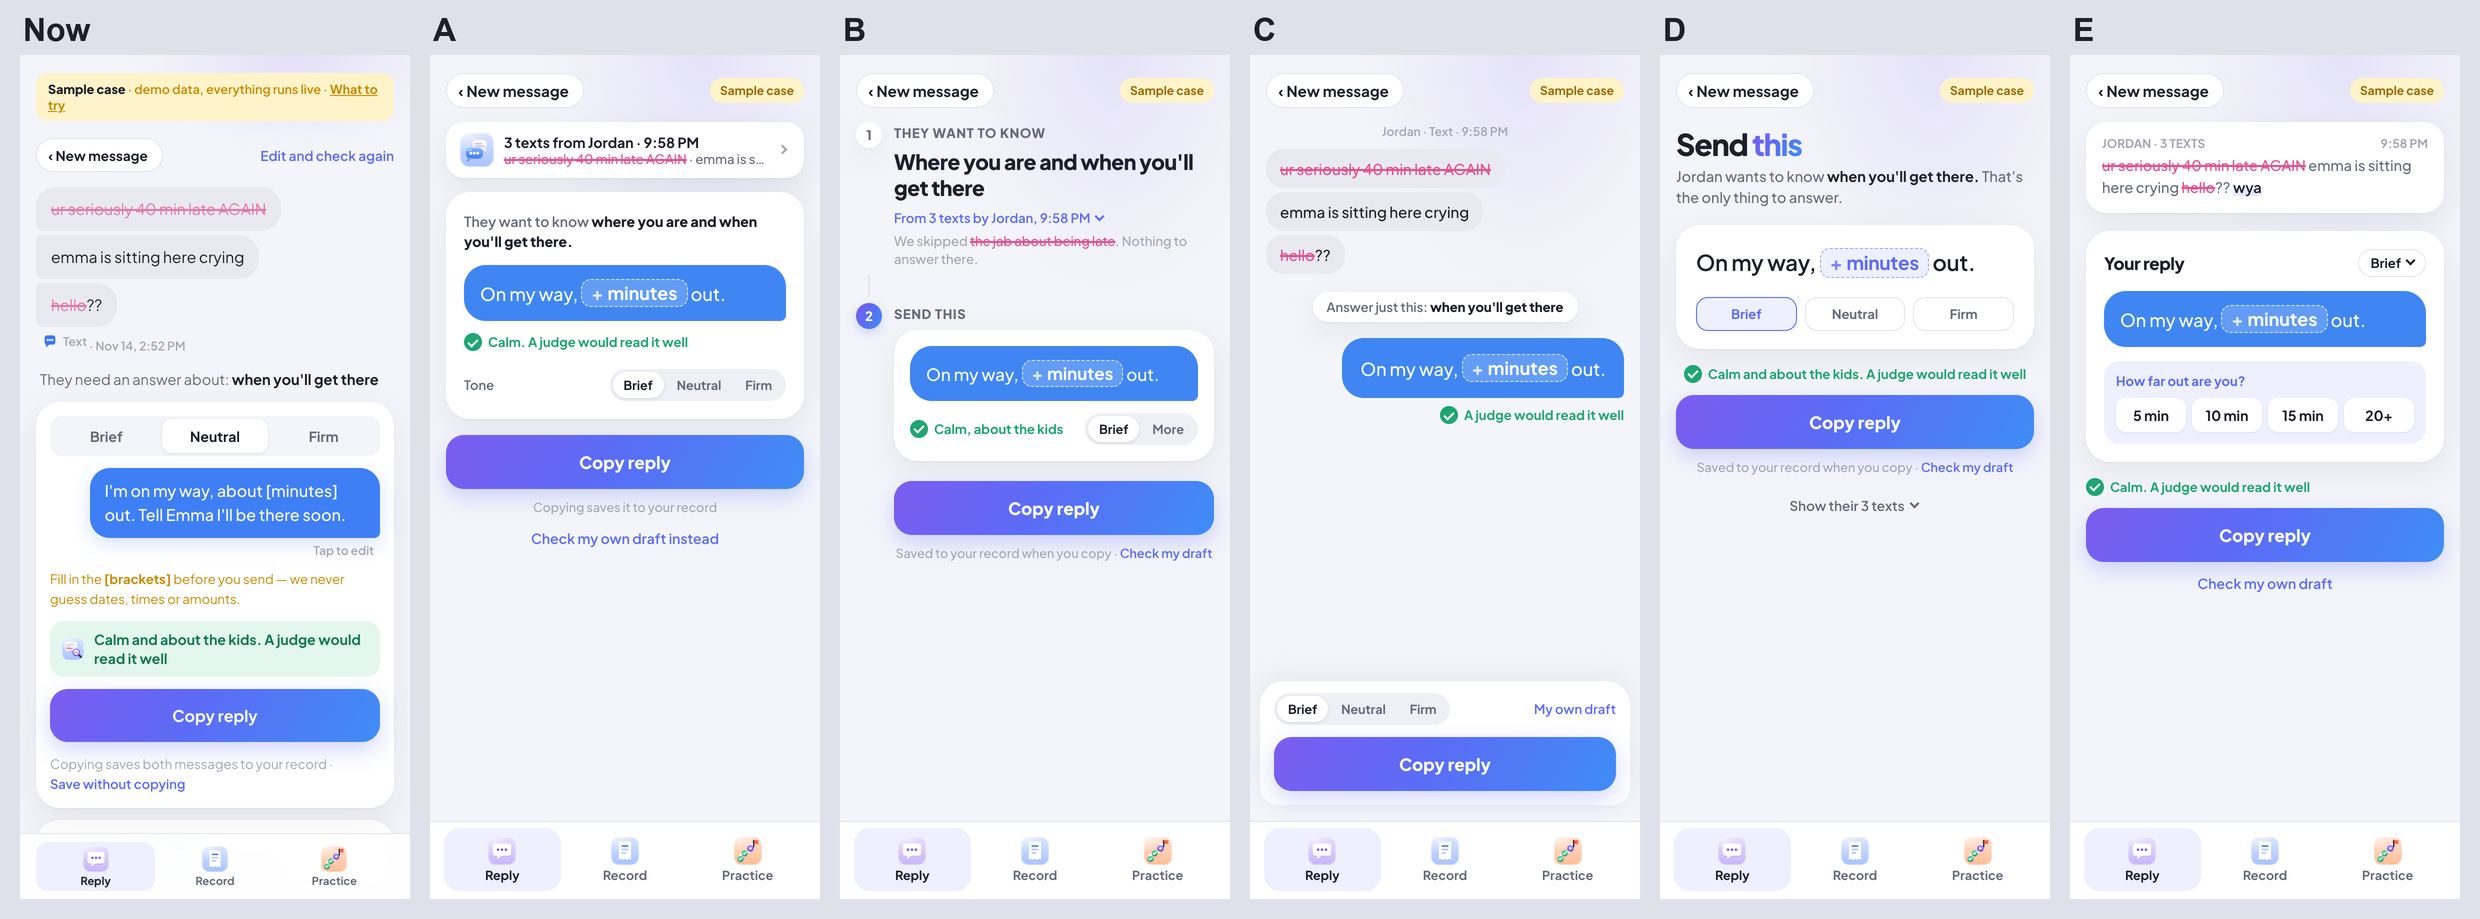

The script that saved this image:
from PIL import Image, ImageDraw, ImageFont
import os
d = os.path.dirname(os.path.abspath(__file__))
cols = [('Now', os.path.join(d, '../../shots/reply-result.png'))] + [(k, os.path.join(d, k + '.png')) for k in 'ABCDE']
W, H, G, T = 780, 1688, 40, 110
sheet = Image.new('RGB', (G + len(cols) * (W + G), T + H + G), (223, 225, 234))
dr = ImageDraw.Draw(sheet)
try: f = ImageFont.truetype('/System/Library/Fonts/Supplemental/Arial Bold.ttf', 64)
except Exception: f = ImageFont.load_default()
for i, (lab, p) in enumerate(cols):
    im = Image.open(p).convert('RGB')
    im = im.resize((W, round(im.height * W / im.width))).crop((0, 0, W, H))
    x = G + i * (W + G)
    sheet.paste(im, (x, T))
    dr.text((x + 6, 24), lab, fill=(29, 31, 43), font=f)
sheet = sheet.resize((sheet.width // 2, sheet.height // 2), Image.LANCZOS)
sheet.save(os.path.join(d, 'sheet.png'))
